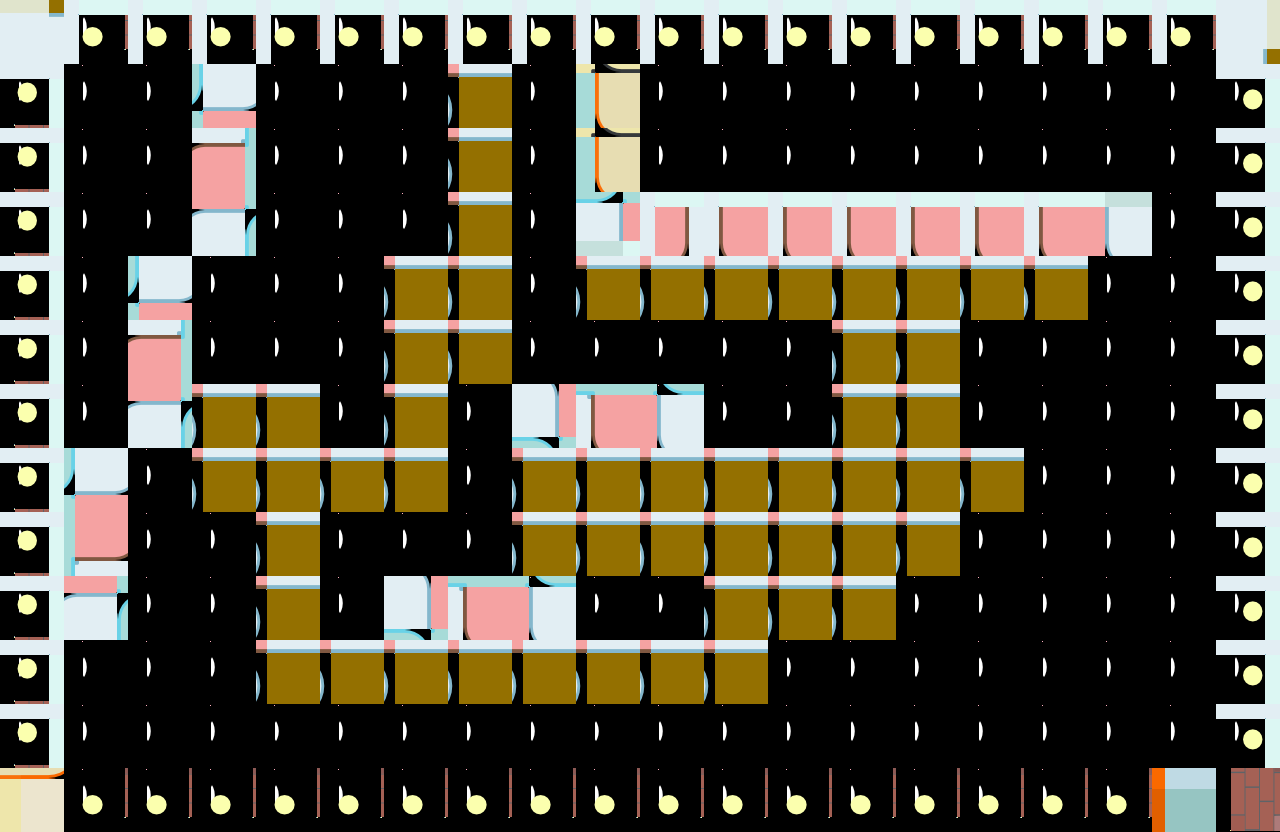

The image is a tile-based game level rendered from a .tmx file. Its description and source (layers, tilesets, objects; grid data summarised) follow:
An orthogonal 20x13 tile map with 64x64 px tiles, 3 tile layers (fondo, Capa de patrones 2, redjohn) and 12 objects (4x ET_WALL_NOPORTAL, ET_PRINCESS, ET_PLAYER).

<map height="13" orientation="orthogonal" tileheight="64" tilewidth="64" version="1.0" width="20"><properties><property name="blended tiles" value="16,30,31,32,33,35,36,38,39,41,42,43,44,45,48,49,51,52,54,55,57,58,59,60,61,62,63,64,65,67,68,69,70,71,73,74,75,76,77,78,79,81,83,84,85,86,87,89,90,91,92,93,94,95,96,97,99,100,101,102,103,104,105,106,107,108,109,110,111,112,113,115,116,117,118,119,120,121,122,123,124,125,126,127,128,142,143,144,145,146,147,148,149,150,151,152,153,154,155,156,157,158,159,160,161,162,163,164,165,166,167,168,169,172,173,174,175,176,177,178,179,180,181,182,183,184,185,186,187,188,189,190,191,192,193,194,195,196,197,198,199,200,201,202,203,204,205,206,207,208,209,210,211,212,213,214,215,216,217,218,219,220,221,222,223,224,227,228,229,230,231,232,233,234,235,236,237,238,239,240,243,244,245,246,247,248,249,250,251,252,253,254,255,256" /></properties>
 <tileset firstgid="1" name="tilemapinkscape" tileheight="64" tilewidth="64">
  <image height="1024" source="tilemapinkscape.png" trans="000000" width="1024" />
 </tileset>
 <layer height="13" name="fondo" width="20">
  <data>[260 cells, 260 non-empty, 1 distinct tile ids]</data>
 </layer>
 <layer height="13" name="Capa de patrones 2" width="20">
  <data>[260 cells, 142 non-empty, 6 distinct tile ids]</data>
 </layer>
 <objectgroup height="13" name="Capa de Objetos 1" width="20">
  <object height="64" name="ET_PRINCESS" width="64" x="1024" y="128" />
  <object height="64" name="ET_PLAYER" width="64" x="128" y="704" />
  <object height="64" name="ET_WALL_NOPORTAL" width="1280" x="0" y="0" />
  <object height="768" name="ET_WALL_NOPORTAL" width="64" x="1216" y="64" />
  <object height="64" width="1216" x="0" y="768" />
  <object height="704" name="ET_WALL_NOPORTAL" width="64" x="0" y="64" />
  <object height="64" name="ET_WALL_NOPORTAL" width="576" x="576" y="192" />
  <object height="64" width="192" x="512" y="384" />
  <object height="64" width="192" x="384" y="576" />
  <object height="192" width="64" x="192" y="64" />
  <object height="192" width="64" x="128" y="256" />
  <object height="192" width="64" x="64" y="448" />
 </objectgroup>
 <layer height="13" name="redjohn" width="20">
  <data>[260 cells, 70 non-empty, 10 distinct tile ids]</data>
 </layer>
</map>
